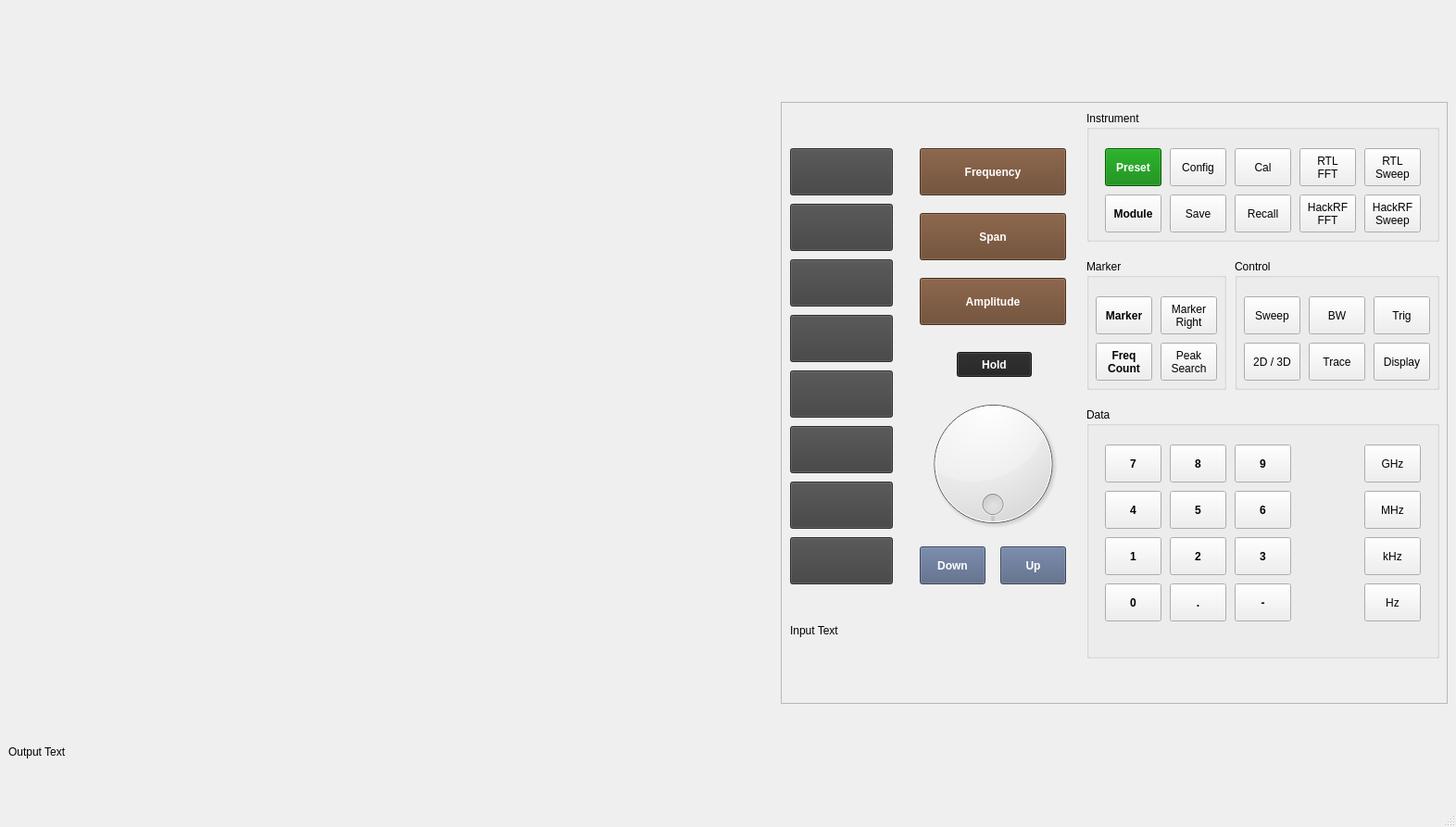
<?xml version="1.0" encoding="UTF-8"?>
<ui version="4.0">
 <class>mainWindow</class>
 <widget class="QMainWindow" name="mainWindow">
  <property name="geometry">
   <rect>
    <x>0</x>
    <y>0</y>
    <width>1572</width>
    <height>893</height>
   </rect>
  </property>
  <property name="windowTitle">
   <string>Top Dog Spectrum Analyser</string>
  </property>
  <widget class="QWidget" name="centralwidget">
   <layout class="QHBoxLayout" name="horizontalLayout_2">
    <item>
     <layout class="QHBoxLayout" name="horizontalLayout">
      <item>
       <layout class="QVBoxLayout" name="verticalLayout">
        <item>
         <widget class="QWidget" name="graphical_display" native="true">
          <layout class="QHBoxLayout" name="horizontalLayout_3"/>
         </widget>
        </item>
        <item>
         <widget class="QLabel" name="outputtext">
          <property name="maximumSize">
           <size>
            <width>16777215</width>
            <height>100</height>
           </size>
          </property>
          <property name="text">
           <string>Output Text</string>
          </property>
         </widget>
        </item>
       </layout>
      </item>
      <item>
       <widget class="QFrame" name="frame">
        <property name="minimumSize">
         <size>
          <width>720</width>
          <height>650</height>
         </size>
        </property>
        <property name="maximumSize">
         <size>
          <width>720</width>
          <height>650</height>
         </size>
        </property>
        <property name="frameShape">
         <enum>QFrame::StyledPanel</enum>
        </property>
        <property name="frameShadow">
         <enum>QFrame::Raised</enum>
        </property>
        <widget class="QPushButton" name="buttonsoft2">
         <property name="geometry">
          <rect>
           <x>10</x>
           <y>110</y>
           <width>111</width>
           <height>51</height>
          </rect>
         </property>
         <property name="font">
          <font>
           <bold>true</bold>
          </font>
         </property>
         <property name="styleSheet">
          <string notr="true">background-color: #404040; color: white; font-weight: bold; width: 20px; </string>
         </property>
         <property name="text">
          <string/>
         </property>
        </widget>
        <widget class="QGroupBox" name="groupmarker">
         <property name="geometry">
          <rect>
           <x>330</x>
           <y>170</y>
           <width>151</width>
           <height>141</height>
          </rect>
         </property>
         <property name="title">
          <string>Marker</string>
         </property>
         <widget class="QPushButton" name="buttonmarker1">
          <property name="geometry">
           <rect>
            <x>10</x>
            <y>40</y>
            <width>61</width>
            <height>41</height>
           </rect>
          </property>
          <property name="font">
           <font>
            <bold>true</bold>
           </font>
          </property>
          <property name="styleSheet">
           <string notr="true"/>
          </property>
          <property name="text">
           <string>Marker</string>
          </property>
         </widget>
         <widget class="QPushButton" name="buttonmarker2">
          <property name="geometry">
           <rect>
            <x>80</x>
            <y>40</y>
            <width>61</width>
            <height>41</height>
           </rect>
          </property>
          <property name="text">
           <string>Marker
Right</string>
          </property>
         </widget>
         <widget class="QPushButton" name="buttonmarker4">
          <property name="geometry">
           <rect>
            <x>80</x>
            <y>90</y>
            <width>61</width>
            <height>41</height>
           </rect>
          </property>
          <property name="text">
           <string>Peak
Search</string>
          </property>
         </widget>
         <widget class="QPushButton" name="buttonmarker3">
          <property name="geometry">
           <rect>
            <x>10</x>
            <y>90</y>
            <width>61</width>
            <height>41</height>
           </rect>
          </property>
          <property name="font">
           <font>
            <bold>true</bold>
           </font>
          </property>
          <property name="styleSheet">
           <string notr="true"/>
          </property>
          <property name="text">
           <string>Freq
Count</string>
          </property>
         </widget>
        </widget>
        <widget class="QGroupBox" name="groupcontrol">
         <property name="geometry">
          <rect>
           <x>490</x>
           <y>170</y>
           <width>221</width>
           <height>141</height>
          </rect>
         </property>
         <property name="title">
          <string>Control</string>
         </property>
         <widget class="QPushButton" name="buttoncontrol2">
          <property name="geometry">
           <rect>
            <x>80</x>
            <y>40</y>
            <width>61</width>
            <height>41</height>
           </rect>
          </property>
          <property name="text">
           <string>BW</string>
          </property>
         </widget>
         <widget class="QPushButton" name="button2d3d">
          <property name="geometry">
           <rect>
            <x>10</x>
            <y>90</y>
            <width>61</width>
            <height>41</height>
           </rect>
          </property>
          <property name="text">
           <string>2D / 3D</string>
          </property>
         </widget>
         <widget class="QPushButton" name="buttoncontrol1">
          <property name="geometry">
           <rect>
            <x>10</x>
            <y>40</y>
            <width>61</width>
            <height>41</height>
           </rect>
          </property>
          <property name="text">
           <string>Sweep</string>
          </property>
         </widget>
         <widget class="QPushButton" name="buttoncontrol3">
          <property name="geometry">
           <rect>
            <x>150</x>
            <y>40</y>
            <width>61</width>
            <height>41</height>
           </rect>
          </property>
          <property name="text">
           <string>Trig</string>
          </property>
         </widget>
         <widget class="QPushButton" name="buttoncontrol6">
          <property name="geometry">
           <rect>
            <x>150</x>
            <y>90</y>
            <width>61</width>
            <height>41</height>
           </rect>
          </property>
          <property name="text">
           <string>Display</string>
          </property>
         </widget>
         <widget class="QPushButton" name="buttoncontrol5">
          <property name="geometry">
           <rect>
            <x>80</x>
            <y>90</y>
            <width>61</width>
            <height>41</height>
           </rect>
          </property>
          <property name="text">
           <string>Trace</string>
          </property>
         </widget>
        </widget>
        <widget class="QPushButton" name="buttonsoft1">
         <property name="geometry">
          <rect>
           <x>10</x>
           <y>50</y>
           <width>111</width>
           <height>51</height>
          </rect>
         </property>
         <property name="font">
          <font>
           <bold>true</bold>
          </font>
         </property>
         <property name="styleSheet">
          <string notr="true">background-color: #404040; color: white; font-weight: bold; width: 20px; </string>
         </property>
         <property name="text">
          <string/>
         </property>
        </widget>
        <widget class="QDial" name="dial">
         <property name="geometry">
          <rect>
           <x>150</x>
           <y>310</y>
           <width>158</width>
           <height>161</height>
          </rect>
         </property>
         <property name="wrapping">
          <bool>true</bool>
         </property>
        </widget>
        <widget class="QPushButton" name="buttonsoft3">
         <property name="geometry">
          <rect>
           <x>10</x>
           <y>170</y>
           <width>111</width>
           <height>51</height>
          </rect>
         </property>
         <property name="font">
          <font>
           <bold>true</bold>
          </font>
         </property>
         <property name="styleSheet">
          <string notr="true">background-color: #404040; color: white; font-weight: bold; width: 20px; </string>
         </property>
         <property name="text">
          <string/>
         </property>
        </widget>
        <widget class="QLabel" name="inputtext">
         <property name="geometry">
          <rect>
           <x>10</x>
           <y>540</y>
           <width>301</width>
           <height>61</height>
          </rect>
         </property>
         <property name="maximumSize">
          <size>
           <width>16777215</width>
           <height>100</height>
          </size>
         </property>
         <property name="text">
          <string>Input Text</string>
         </property>
        </widget>
        <widget class="QPushButton" name="buttonhold">
         <property name="enabled">
          <bool>true</bool>
         </property>
         <property name="geometry">
          <rect>
           <x>190</x>
           <y>270</y>
           <width>81</width>
           <height>27</height>
          </rect>
         </property>
         <property name="font">
          <font>
           <bold>true</bold>
          </font>
         </property>
         <property name="styleSheet">
          <string notr="true">background-color: #222222; color: white; font-weight: bold</string>
         </property>
         <property name="text">
          <string>Hold</string>
         </property>
         <property name="checkable">
          <bool>false</bool>
         </property>
         <property name="default">
          <bool>false</bool>
         </property>
         <property name="flat">
          <bool>false</bool>
         </property>
        </widget>
        <widget class="QPushButton" name="buttonsoft6">
         <property name="geometry">
          <rect>
           <x>10</x>
           <y>350</y>
           <width>111</width>
           <height>51</height>
          </rect>
         </property>
         <property name="font">
          <font>
           <bold>true</bold>
          </font>
         </property>
         <property name="styleSheet">
          <string notr="true">background-color: #404040; color: white; font-weight: bold; width: 20px; </string>
         </property>
         <property name="text">
          <string/>
         </property>
        </widget>
        <widget class="QPushButton" name="buttonsoft8">
         <property name="geometry">
          <rect>
           <x>10</x>
           <y>470</y>
           <width>111</width>
           <height>51</height>
          </rect>
         </property>
         <property name="font">
          <font>
           <bold>true</bold>
          </font>
         </property>
         <property name="styleSheet">
          <string notr="true">background-color: #404040; color: white; font-weight: bold; width: 20px; </string>
         </property>
         <property name="text">
          <string/>
         </property>
        </widget>
        <widget class="QGroupBox" name="groupinstrument">
         <property name="geometry">
          <rect>
           <x>330</x>
           <y>10</y>
           <width>381</width>
           <height>141</height>
          </rect>
         </property>
         <property name="title">
          <string>Instrument</string>
         </property>
         <widget class="QPushButton" name="buttoninstrument1">
          <property name="geometry">
           <rect>
            <x>20</x>
            <y>40</y>
            <width>61</width>
            <height>41</height>
           </rect>
          </property>
          <property name="font">
           <font>
            <bold>true</bold>
           </font>
          </property>
          <property name="styleSheet">
           <string notr="true">background-color: #008000; color: white; font-weight: bold</string>
          </property>
          <property name="text">
           <string>Preset</string>
          </property>
         </widget>
         <widget class="QPushButton" name="buttoninstrument2">
          <property name="geometry">
           <rect>
            <x>90</x>
            <y>40</y>
            <width>61</width>
            <height>41</height>
           </rect>
          </property>
          <property name="text">
           <string>Config</string>
          </property>
         </widget>
         <widget class="QPushButton" name="buttoninstrument3">
          <property name="geometry">
           <rect>
            <x>160</x>
            <y>40</y>
            <width>61</width>
            <height>41</height>
           </rect>
          </property>
          <property name="text">
           <string>Cal</string>
          </property>
         </widget>
         <widget class="QPushButton" name="buttoninstrument4">
          <property name="geometry">
           <rect>
            <x>230</x>
            <y>40</y>
            <width>61</width>
            <height>41</height>
           </rect>
          </property>
          <property name="text">
           <string>RTL
FFT</string>
          </property>
         </widget>
         <widget class="QPushButton" name="buttoninstrument5">
          <property name="geometry">
           <rect>
            <x>300</x>
            <y>40</y>
            <width>61</width>
            <height>41</height>
           </rect>
          </property>
          <property name="text">
           <string>RTL
Sweep</string>
          </property>
         </widget>
         <widget class="QPushButton" name="buttoninstrument9">
          <property name="geometry">
           <rect>
            <x>230</x>
            <y>90</y>
            <width>61</width>
            <height>41</height>
           </rect>
          </property>
          <property name="text">
           <string>HackRF
FFT</string>
          </property>
         </widget>
         <widget class="QPushButton" name="buttoninstrument10">
          <property name="geometry">
           <rect>
            <x>300</x>
            <y>90</y>
            <width>61</width>
            <height>41</height>
           </rect>
          </property>
          <property name="text">
           <string>HackRF
Sweep</string>
          </property>
         </widget>
         <widget class="QPushButton" name="buttoninstrument7">
          <property name="geometry">
           <rect>
            <x>90</x>
            <y>90</y>
            <width>61</width>
            <height>41</height>
           </rect>
          </property>
          <property name="text">
           <string>Save</string>
          </property>
         </widget>
         <widget class="QPushButton" name="buttoninstrument8">
          <property name="geometry">
           <rect>
            <x>160</x>
            <y>90</y>
            <width>61</width>
            <height>41</height>
           </rect>
          </property>
          <property name="text">
           <string>Recall</string>
          </property>
         </widget>
         <widget class="QPushButton" name="buttoninstrument6">
          <property name="geometry">
           <rect>
            <x>20</x>
            <y>90</y>
            <width>61</width>
            <height>41</height>
           </rect>
          </property>
          <property name="font">
           <font>
            <bold>true</bold>
           </font>
          </property>
          <property name="styleSheet">
           <string notr="true"/>
          </property>
          <property name="text">
           <string>Module</string>
          </property>
         </widget>
        </widget>
        <widget class="QPushButton" name="buttonfrequency">
         <property name="enabled">
          <bool>true</bool>
         </property>
         <property name="geometry">
          <rect>
           <x>150</x>
           <y>50</y>
           <width>158</width>
           <height>51</height>
          </rect>
         </property>
         <property name="font">
          <font>
           <bold>true</bold>
          </font>
         </property>
         <property name="toolTip">
          <string/>
         </property>
         <property name="toolTipDuration">
          <number>1</number>
         </property>
         <property name="statusTip">
          <string/>
         </property>
         <property name="whatsThis">
          <string/>
         </property>
         <property name="accessibleDescription">
          <string/>
         </property>
         <property name="autoFillBackground">
          <bool>false</bool>
         </property>
         <property name="styleSheet">
          <string notr="true">background-color: #664228; color: white; font-weight: bold</string>
         </property>
         <property name="text">
          <string>Frequency</string>
         </property>
        </widget>
        <widget class="QPushButton" name="buttonup">
         <property name="geometry">
          <rect>
           <x>237</x>
           <y>480</y>
           <width>71</width>
           <height>41</height>
          </rect>
         </property>
         <property name="font">
          <font>
           <bold>true</bold>
          </font>
         </property>
         <property name="styleSheet">
          <string notr="true">background-color: #506080; color: white; font-weight: bold</string>
         </property>
         <property name="text">
          <string>Up</string>
         </property>
        </widget>
        <widget class="QPushButton" name="buttonspan">
         <property name="geometry">
          <rect>
           <x>150</x>
           <y>120</y>
           <width>158</width>
           <height>51</height>
          </rect>
         </property>
         <property name="font">
          <font>
           <bold>true</bold>
          </font>
         </property>
         <property name="styleSheet">
          <string notr="true">background-color: #664228; color: white; font-weight: bold</string>
         </property>
         <property name="text">
          <string>Span</string>
         </property>
        </widget>
        <widget class="QPushButton" name="buttonamplitude">
         <property name="geometry">
          <rect>
           <x>150</x>
           <y>190</y>
           <width>158</width>
           <height>51</height>
          </rect>
         </property>
         <property name="font">
          <font>
           <bold>true</bold>
          </font>
         </property>
         <property name="styleSheet">
          <string notr="true">background-color: #664228; color: white; font-weight: bold</string>
         </property>
         <property name="text">
          <string>Amplitude</string>
         </property>
        </widget>
        <widget class="QPushButton" name="buttonsoft4">
         <property name="geometry">
          <rect>
           <x>10</x>
           <y>230</y>
           <width>111</width>
           <height>51</height>
          </rect>
         </property>
         <property name="font">
          <font>
           <bold>true</bold>
          </font>
         </property>
         <property name="styleSheet">
          <string notr="true">background-color: #404040; color: white; font-weight: bold; width: 20px; </string>
         </property>
         <property name="text">
          <string/>
         </property>
        </widget>
        <widget class="QPushButton" name="buttondown">
         <property name="geometry">
          <rect>
           <x>150</x>
           <y>480</y>
           <width>71</width>
           <height>41</height>
          </rect>
         </property>
         <property name="font">
          <font>
           <bold>true</bold>
          </font>
         </property>
         <property name="styleSheet">
          <string notr="true">background-color: #506080; color: white; font-weight: bold</string>
         </property>
         <property name="text">
          <string>Down</string>
         </property>
        </widget>
        <widget class="QPushButton" name="buttonsoft5">
         <property name="geometry">
          <rect>
           <x>10</x>
           <y>290</y>
           <width>111</width>
           <height>51</height>
          </rect>
         </property>
         <property name="font">
          <font>
           <bold>true</bold>
          </font>
         </property>
         <property name="styleSheet">
          <string notr="true">background-color: #404040; color: white; font-weight: bold; width: 20px; </string>
         </property>
         <property name="text">
          <string/>
         </property>
        </widget>
        <widget class="QGroupBox" name="groupdata">
         <property name="geometry">
          <rect>
           <x>330</x>
           <y>330</y>
           <width>381</width>
           <height>271</height>
          </rect>
         </property>
         <property name="title">
          <string>Data</string>
         </property>
         <widget class="QPushButton" name="buttondata7">
          <property name="geometry">
           <rect>
            <x>20</x>
            <y>40</y>
            <width>61</width>
            <height>41</height>
           </rect>
          </property>
          <property name="font">
           <font>
            <bold>true</bold>
           </font>
          </property>
          <property name="styleSheet">
           <string notr="true"/>
          </property>
          <property name="text">
           <string>7</string>
          </property>
         </widget>
         <widget class="QPushButton" name="buttondata8">
          <property name="geometry">
           <rect>
            <x>90</x>
            <y>40</y>
            <width>61</width>
            <height>41</height>
           </rect>
          </property>
          <property name="font">
           <font>
            <bold>true</bold>
           </font>
          </property>
          <property name="text">
           <string>8</string>
          </property>
         </widget>
         <widget class="QPushButton" name="buttondata9">
          <property name="geometry">
           <rect>
            <x>160</x>
            <y>40</y>
            <width>61</width>
            <height>41</height>
           </rect>
          </property>
          <property name="font">
           <font>
            <bold>true</bold>
           </font>
          </property>
          <property name="text">
           <string>9</string>
          </property>
         </widget>
         <widget class="QPushButton" name="buttonghz">
          <property name="geometry">
           <rect>
            <x>300</x>
            <y>40</y>
            <width>61</width>
            <height>41</height>
           </rect>
          </property>
          <property name="text">
           <string>GHz</string>
          </property>
         </widget>
         <widget class="QPushButton" name="buttonmhz">
          <property name="geometry">
           <rect>
            <x>300</x>
            <y>90</y>
            <width>61</width>
            <height>41</height>
           </rect>
          </property>
          <property name="text">
           <string>MHz</string>
          </property>
         </widget>
         <widget class="QPushButton" name="buttondata5">
          <property name="geometry">
           <rect>
            <x>90</x>
            <y>90</y>
            <width>61</width>
            <height>41</height>
           </rect>
          </property>
          <property name="font">
           <font>
            <bold>true</bold>
           </font>
          </property>
          <property name="text">
           <string>5</string>
          </property>
         </widget>
         <widget class="QPushButton" name="buttondata6">
          <property name="geometry">
           <rect>
            <x>160</x>
            <y>90</y>
            <width>61</width>
            <height>41</height>
           </rect>
          </property>
          <property name="font">
           <font>
            <bold>true</bold>
           </font>
          </property>
          <property name="text">
           <string>6</string>
          </property>
         </widget>
         <widget class="QPushButton" name="buttondata4">
          <property name="geometry">
           <rect>
            <x>20</x>
            <y>90</y>
            <width>61</width>
            <height>41</height>
           </rect>
          </property>
          <property name="font">
           <font>
            <bold>true</bold>
           </font>
          </property>
          <property name="styleSheet">
           <string notr="true"/>
          </property>
          <property name="text">
           <string>4</string>
          </property>
         </widget>
         <widget class="QPushButton" name="buttondata0">
          <property name="geometry">
           <rect>
            <x>20</x>
            <y>190</y>
            <width>61</width>
            <height>41</height>
           </rect>
          </property>
          <property name="font">
           <font>
            <bold>true</bold>
           </font>
          </property>
          <property name="styleSheet">
           <string notr="true"/>
          </property>
          <property name="text">
           <string>0</string>
          </property>
         </widget>
         <widget class="QPushButton" name="buttondata2">
          <property name="geometry">
           <rect>
            <x>90</x>
            <y>140</y>
            <width>61</width>
            <height>41</height>
           </rect>
          </property>
          <property name="font">
           <font>
            <bold>true</bold>
           </font>
          </property>
          <property name="text">
           <string>2</string>
          </property>
         </widget>
         <widget class="QPushButton" name="buttondata3">
          <property name="geometry">
           <rect>
            <x>160</x>
            <y>140</y>
            <width>61</width>
            <height>41</height>
           </rect>
          </property>
          <property name="font">
           <font>
            <bold>true</bold>
           </font>
          </property>
          <property name="text">
           <string>3</string>
          </property>
         </widget>
         <widget class="QPushButton" name="buttondot">
          <property name="geometry">
           <rect>
            <x>90</x>
            <y>190</y>
            <width>61</width>
            <height>41</height>
           </rect>
          </property>
          <property name="font">
           <font>
            <bold>true</bold>
           </font>
          </property>
          <property name="text">
           <string>.</string>
          </property>
         </widget>
         <widget class="QPushButton" name="buttondata1">
          <property name="geometry">
           <rect>
            <x>20</x>
            <y>140</y>
            <width>61</width>
            <height>41</height>
           </rect>
          </property>
          <property name="font">
           <font>
            <bold>true</bold>
           </font>
          </property>
          <property name="styleSheet">
           <string notr="true"/>
          </property>
          <property name="text">
           <string>1</string>
          </property>
         </widget>
         <widget class="QPushButton" name="buttonminus">
          <property name="geometry">
           <rect>
            <x>160</x>
            <y>190</y>
            <width>61</width>
            <height>41</height>
           </rect>
          </property>
          <property name="font">
           <font>
            <bold>true</bold>
           </font>
          </property>
          <property name="text">
           <string>-</string>
          </property>
         </widget>
         <widget class="QPushButton" name="buttonkhz">
          <property name="geometry">
           <rect>
            <x>300</x>
            <y>140</y>
            <width>61</width>
            <height>41</height>
           </rect>
          </property>
          <property name="text">
           <string>kHz</string>
          </property>
         </widget>
         <widget class="QPushButton" name="buttonhz">
          <property name="geometry">
           <rect>
            <x>300</x>
            <y>190</y>
            <width>61</width>
            <height>41</height>
           </rect>
          </property>
          <property name="text">
           <string>Hz</string>
          </property>
         </widget>
        </widget>
        <widget class="QPushButton" name="buttonsoft7">
         <property name="geometry">
          <rect>
           <x>10</x>
           <y>410</y>
           <width>111</width>
           <height>51</height>
          </rect>
         </property>
         <property name="font">
          <font>
           <bold>true</bold>
          </font>
         </property>
         <property name="styleSheet">
          <string notr="true">background-color: #404040; color: white; font-weight: bold; width: 20px; </string>
         </property>
         <property name="text">
          <string/>
         </property>
        </widget>
       </widget>
      </item>
     </layout>
    </item>
   </layout>
  </widget>
  <widget class="QMenuBar" name="menubar">
   <property name="geometry">
    <rect>
     <x>0</x>
     <y>0</y>
     <width>1572</width>
     <height>23</height>
    </rect>
   </property>
  </widget>
  <widget class="QStatusBar" name="statusbar"/>
 </widget>
 <resources/>
 <connections/>
</ui>
